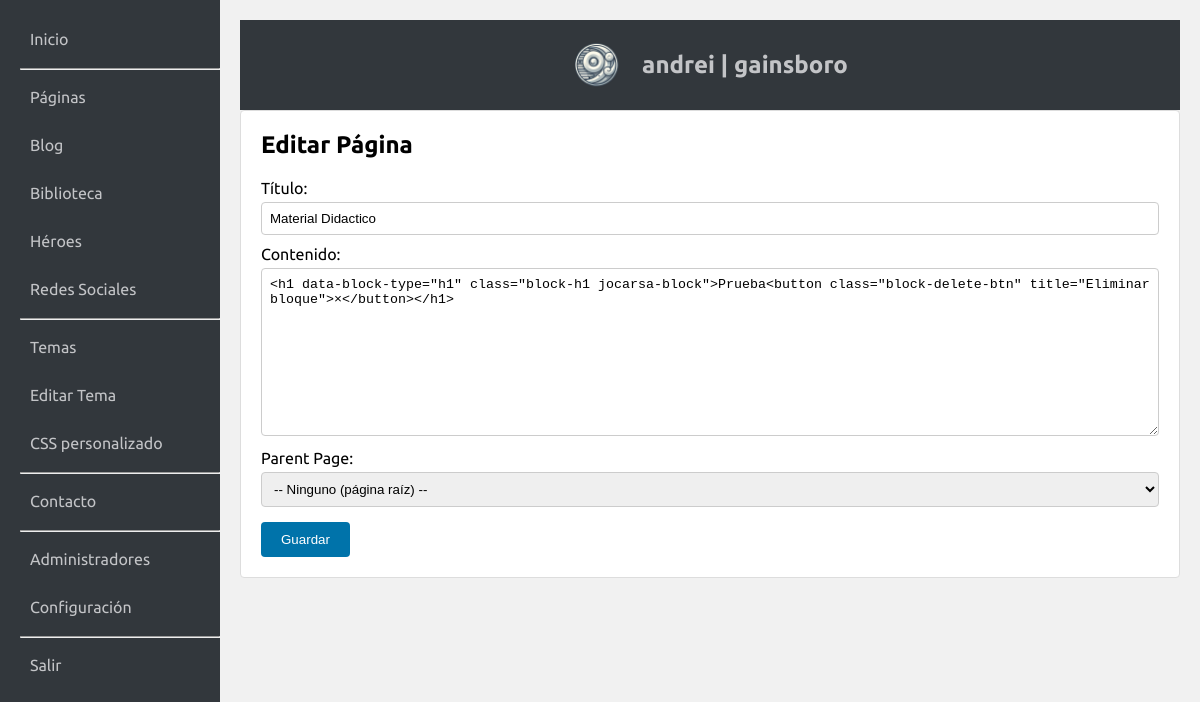
Screenshot of /admin/index.php?action=edit_page&id=4 (signed in) with the database file from the repository.
### tables this page shows
CREATE TABLE pages (
    id INTEGER PRIMARY KEY AUTOINCREMENT,
    title TEXT UNIQUE NOT NULL,
    content TEXT NOT NULL,
    parent_id INTEGER DEFAULT NULL,
    FOREIGN KEY(parent_id) REFERENCES pages(id)
);

### admin/index.php (called while the page is built, shortened)
<?php
require_once 'admin.php';

### admin/acciones/editarpagina.php (the view, shortened to what this page needs)
<?php
$id = $_GET['id'] ?? null;
$pageData = ['id' => '', 'title' => '', 'content' => '', 'parent_id' => null];
if ($id) {
    $st = $db->prepare("SELECT * FROM pages WHERE id = :id");
    $st->bindValue(':id', $id, SQLITE3_INTEGER);
    $res = $st->execute();
    $found = $res->fetchArray(SQLITE3_ASSOC);
    if ($found) {
        $pageData = $found;
    }
}
$parentOptions = "<option value=''>-- Ninguno (página raíz) --</option>";
$res = $db->query("SELECT id, title FROM pages ORDER BY title ASC");
while ($row = $res->fetchArray(SQLITE3_ASSOC)) {
    if (isset($pageData['id']) && $row['id'] == $pageData['id']) continue;
    $selected = ($pageData['parent_id'] == $row['id']) ? "selected" : "";
    $parentOptions .= "<option value='{$row['id']}' $selected>" . htmlspecialchars($row['title']) . "</option>";
}
$html = "<div class='admin-form'>
            <h2>" . ($id ? "Editar Página" : "Agregar Página") . "</h2>
            <form method='post'>
                <label>Título:</label>
                <input type='text' name='title' value='" . htmlspecialchars($pageData['title']) . "' required>
                <label>Contenido:</label>
                <textarea name='content' class='jocarsa-lightslateblue' rows='10'>" . htmlspecialchars($pageData['content']) . "</textarea>
                <label>Parent Page:</label>
                <select name='parent_id'>
                    $parentOptions
                </select>
                <button type='submit' name='save_page'>Guardar</button>
            </form>
         </div>";
?>

### admin/admin.css (style rules this page uses)
body { font-family: Ubuntu, sans-serif; margin: 0; padding: 0; background-color: #f1f1f1; display: flex; justify-content: center; align-items: center; height: 100vh; }
.admin-section h2 { margin-top: 0; }
.admin-form label { display: block; margin-top: 10px; }
.admin-form input, .admin-form textarea, .admin-form select,.admin-table input { width: 100%; padding: 8px; margin-top: 5px; border: 1px solid #ccc; border-radius: 4px; box-sizing:border-box; }
.admin-form button { background-color: #0073aa; color: #fff; border: none; padding: 10px 20px; border-radius: 4px; cursor: pointer; margin-top: 15px; }

### rows the page displays
pages: title "Material Didactico", content "<h1 data-block-type=\"h1\" class=\"block-h1 jocarsa-block\">Prueba<button class=\"block-delete-btn\" title=\"Eliminar bloque\">×</button></h1>"
